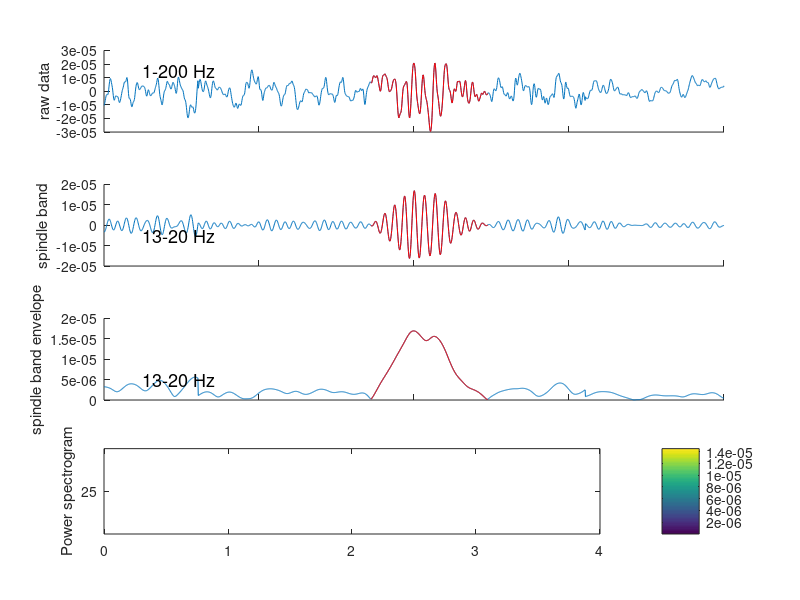

This chart was generated by the following MATLAB code: (Note: this script raises an error after producing the figure.)
clear all
close all
clc

load('spindle_example_data.mat')

% plot
figure('Units','centimeter','Position',[5 5 25 15])
subplot(4,1,1)
hold on
plot(time,data)
plot(time(spindle_durat(1):spindle_durat(2)),data(spindle_durat(1):spindle_durat(2)),'r')
xticks([1 2 3 4 5])
xticklabels({'','','','',''})
text(0.25, 1.5e-5,['1-200 Hz'],'FontSize',13)
ylabel('raw data');
hold off

subplot(4,1,2)
hold on
plot(time,data_filt)
plot(time(spindle_durat(1):spindle_durat(2)),data_filt(spindle_durat(1):spindle_durat(2)),'r')
xticks([1 2 3 4 5])
xticklabels({'','','','',''})
text(0.25, -.5e-5,['13-20 Hz'],'FontSize',13)
ylabel('spindle band');
hold off

subplot(4,1,3)
hold on
plot(time,data_enve)
plot(time(spindle_durat(1):spindle_durat(2)),data_enve(spindle_durat(1):spindle_durat(2)),'r')
xticks([1 2 3 4 5])
xticklabels({'','','','',''})
text(0.25, .5e-5,['13-20 Hz'],'FontSize',13)
ylabel('spindle band envelope');
hold off

subplot(4,1,4)
A   = Y( :,:,end:-1:1);
ga  = squeeze( mean(A,1));
[Xi,Yi] = meshgrid(linspace( 1,length( F ),100 ),1:length( time ) );
gai     = interp2(ga,Xi,Yi )';
mar = linspace( 1,100,length( F( end:-2:1,: )) );
lab = round( mean( F( end:-2:1,: ),2 ));
imagesc( time,1,gai )
set( gca,'ytick',mar,'yticklabel',num2str(lab))
xticks([0 1 2 3 4])
ylabel('Power spectrogram')
c= colorbar;
c.Location = 'manual';
c.Position = [0.86 0.13 0.02 0.11];